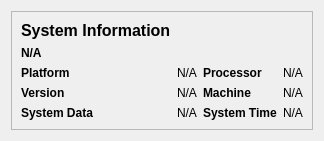
            <widget class="QWidget" name="system_information">
             <layout class="QVBoxLayout" name="verticalLayout_5">
              <item alignment="Qt::AlignmentFlag::AlignTop">
               <widget class="QFrame" name="frame_3">
                <property name="frameShape">
                 <enum>QFrame::Shape::StyledPanel</enum>
                </property>
                <property name="frameShadow">
                 <enum>QFrame::Shadow::Raised</enum>
                </property>
                <layout class="QGridLayout" name="gridLayout_6">
                 <item row="3" column="1">
                  <widget class="QLabel" name="system_version">
                   <property name="text">
                    <string>N/A</string>
                   </property>
                  </widget>
                 </item>
                 <item row="4" column="1">
                  <widget class="QLabel" name="system_date">
                   <property name="text">
                    <string>N/A</string>
                   </property>
                  </widget>
                 </item>
                 <item row="1" column="0">
                  <widget class="QLabel" name="system_os">
                   <property name="font">
                    <font>
                     <bold>true</bold>
                    </font>
                   </property>
                   <property name="text">
                    <string>N/A</string>
                   </property>
                  </widget>
                 </item>
                 <item row="3" column="2">
                  <widget class="QLabel" name="label_48">
                   <property name="font">
                    <font>
                     <bold>true</bold>
                    </font>
                   </property>
                   <property name="text">
                    <string>Machine</string>
                   </property>
                  </widget>
                 </item>
                 <item row="4" column="2">
                  <widget class="QLabel" name="label_49">
                   <property name="font">
                    <font>
                     <bold>true</bold>
                    </font>
                   </property>
                   <property name="text">
                    <string>System Time</string>
                   </property>
                  </widget>
                 </item>
                 <item row="2" column="2">
                  <widget class="QLabel" name="label_47">
                   <property name="font">
                    <font>
                     <bold>true</bold>
                    </font>
                   </property>
                   <property name="text">
                    <string>Processor</string>
                   </property>
                  </widget>
                 </item>
                 <item row="2" column="0">
                  <widget class="QLabel" name="label_41">
                   <property name="font">
                    <font>
                     <bold>true</bold>
                    </font>
                   </property>
                   <property name="text">
                    <string>Platform</string>
                   </property>
                  </widget>
                 </item>
                 <item row="2" column="1">
                  <widget class="QLabel" name="system_platform">
                   <property name="text">
                    <string>N/A</string>
                   </property>
                  </widget>
                 </item>
                 <item row="4" column="0">
                  <widget class="QLabel" name="label_43">
                   <property name="font">
                    <font>
                     <bold>true</bold>
                    </font>
                   </property>
                   <property name="text">
                    <string>System Data</string>
                   </property>
                  </widget>
                 </item>
                 <item row="0" column="0" alignment="Qt::AlignmentFlag::AlignTop">
                  <widget class="QLabel" name="label_39">
                   <property name="font">
                    <font>
                     <pointsize>12</pointsize>
                     <bold>true</bold>
                    </font>
                   </property>
                   <property name="text">
                    <string>System Information</string>
                   </property>
                  </widget>
                 </item>
                 <item row="3" column="0">
                  <widget class="QLabel" name="label_42">
                   <property name="font">
                    <font>
                     <bold>true</bold>
                    </font>
                   </property>
                   <property name="text">
                    <string>Version</string>
                   </property>
                  </widget>
                 </item>
                 <item row="2" column="3">
                  <widget class="QLabel" name="system_processor">
                   <property name="text">
                    <string>N/A</string>
                   </property>
                  </widget>
                 </item>
                 <item row="3" column="3">
                  <widget class="QLabel" name="system_machine">
                   <property name="text">
                    <string>N/A</string>
                   </property>
                  </widget>
                 </item>
                 <item row="4" column="3">
                  <widget class="QLabel" name="system_time">
                   <property name="text">
                    <string>N/A</string>
                   </property>
                  </widget>
                 </item>
                </layout>
               </widget>
              </item>
             </layout>
            </widget>
